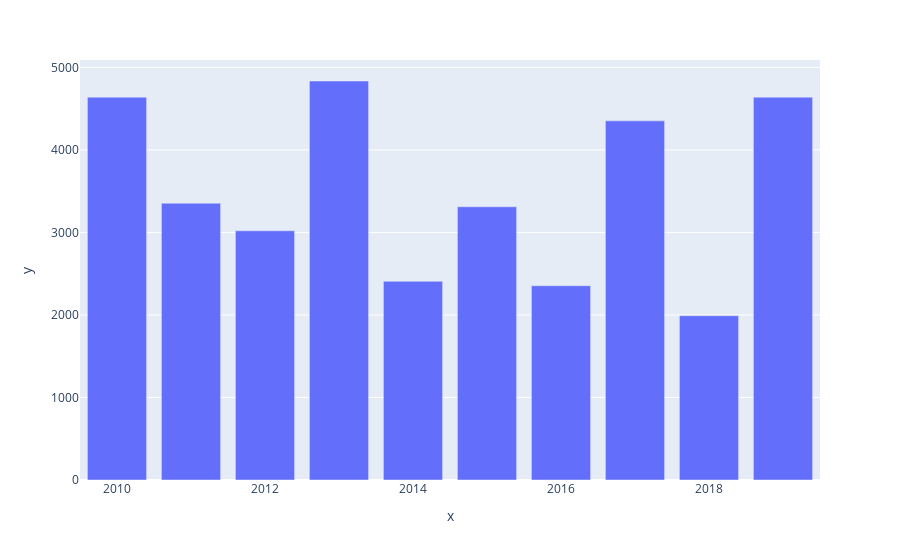

This figure's notebook cell:
### Code cell
px.bar(x=years,y=sales)

### Figure 1 — Plotly figure (JSON) as saved in the notebook; plotly's stock layout.template omitted (floating-point values rounded to 4 significant figures)
{"data": [{"alignmentgroup": "True", "hovertemplate": "x=%{x}<br>y=%{y}<extra></extra>", "legendgroup": "", "marker": {"color": "#636efa", "pattern": {"shape": ""}}, "name": "", "offsetgroup": "", "orientation": "v", "showlegend": false, "textposition": "auto", "type": "bar", "x": [2010, 2011, 2012, 2013, 2014, 2015, 2016, 2017, 2018, 2019], "xaxis": "x", "y": [4639, 3354, 3020, 4835, 2408, 3311, 2354, 4352, 1991, 4639], "yaxis": "y"}], "layout": {"barmode": "relative", "legend": {"tracegroupgap": 0}, "margin": {"t": 60}, "xaxis": {"anchor": "y", "domain": [0, 1], "title": {"text": "x"}}, "yaxis": {"anchor": "x", "domain": [0, 1], "title": {"text": "y"}}}}
